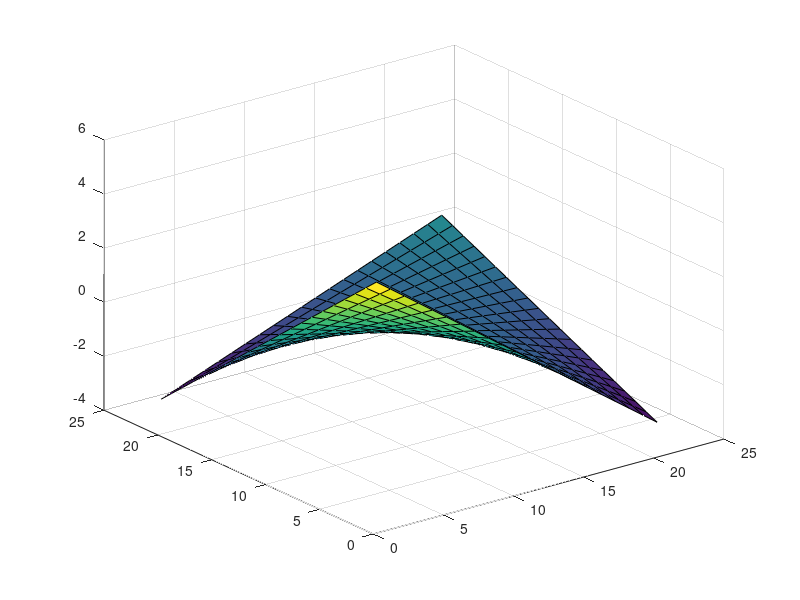

Reproduce this figure in MATLAB.
x = -1:0.1:1
y = -1:0.1:1
x_b = -1
y_b = -1
x_minus_y_b = 0
x_times_y_b = 3
x_quad_b = 0
y_quad_b = 0
c = 0

f = zeros(length(x),length(y));
for i = 1:length(x)
for j = 1:length(y)
% f(i,j) = sqrt(x_b*x(i)+ y_b*y(j)+x_minus_y_b*(x(i)-y(j))+x_times_y_b*x(i)*y(j)...
%     +x_squared_b*(x(i)^2)+y_squared_b*(y(j)^2))+c;
f(i,j) = x_b*x(i)+ y_b*y(j)+x_minus_y_b*(x(i)-y(j))+x_times_y_b*x(i)*y(j)...
    +x_quad_b*(x(i)^2)+y_quad_b*(y(j)^2)+c;
end
end
surf(f)


% x = -10:1:10
% y = -10:1:10
% x_quad_b = 1
% y_quad_b = 1
% c= 0
% f = zeros(length(x),length(y));
% for i = 1:length(x)
% for j = 1:length(y)
% % f(i,j) = sqrt(x_quad_b*(x(i)^2)+y_quad_b*(y(j)^2))+c;
% f(i,j) = sqrt(x(i)^2+y(j)^2)+1;
% end
% end
% surf(f)

